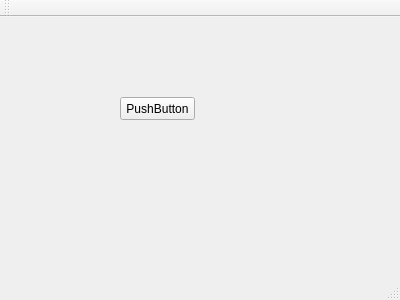
<?xml version="1.0" encoding="UTF-8"?>
<ui version="4.0">
 <class>MainWindow</class>
 <widget class="QMainWindow" name="MainWindow">
  <property name="geometry">
   <rect>
    <x>0</x>
    <y>0</y>
    <width>400</width>
    <height>300</height>
   </rect>
  </property>
  <property name="windowTitle">
   <string>MainWindow</string>
  </property>
  <widget class="QWidget" name="centralWidget">
   <widget class="QPushButton" name="pushButton">
    <property name="geometry">
     <rect>
      <x>120</x>
      <y>80</y>
      <width>75</width>
      <height>23</height>
     </rect>
    </property>
    <property name="text">
     <string>PushButton</string>
    </property>
   </widget>
  </widget>
  <widget class="QMenuBar" name="menuBar">
   <property name="geometry">
    <rect>
     <x>0</x>
     <y>0</y>
     <width>400</width>
     <height>21</height>
    </rect>
   </property>
  </widget>
  <widget class="QToolBar" name="mainToolBar">
   <attribute name="toolBarArea">
    <enum>TopToolBarArea</enum>
   </attribute>
   <attribute name="toolBarBreak">
    <bool>false</bool>
   </attribute>
  </widget>
  <widget class="QStatusBar" name="statusBar"/>
 </widget>
 <layoutdefault spacing="6" margin="11"/>
 <resources/>
 <connections/>
</ui>
